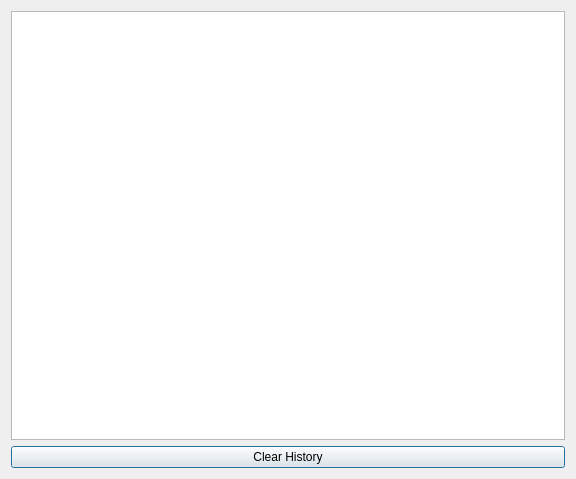
<?xml version="1.0" encoding="UTF-8"?>
<ui version="4.0">
 <class>dlg_history</class>
 <widget class="QDialog" name="dlg_history">
  <property name="geometry">
   <rect>
    <x>0</x>
    <y>0</y>
    <width>576</width>
    <height>479</height>
   </rect>
  </property>
  <property name="windowTitle">
   <string>History</string>
  </property>
  <property name="windowIcon">
   <iconset>
    <normaloff>icons/icon.png</normaloff>icons/icon.png</iconset>
  </property>
  <layout class="QGridLayout" name="gridLayout">
   <item row="0" column="0">
    <widget class="QListWidget" name="listWidget">
     <property name="font">
      <font>
       <pointsize>16</pointsize>
      </font>
     </property>
    </widget>
   </item>
   <item row="1" column="0">
    <widget class="QPushButton" name="btnClearHistory">
     <property name="text">
      <string>Clear History</string>
     </property>
    </widget>
   </item>
  </layout>
 </widget>
 <resources/>
 <connections/>
</ui>
